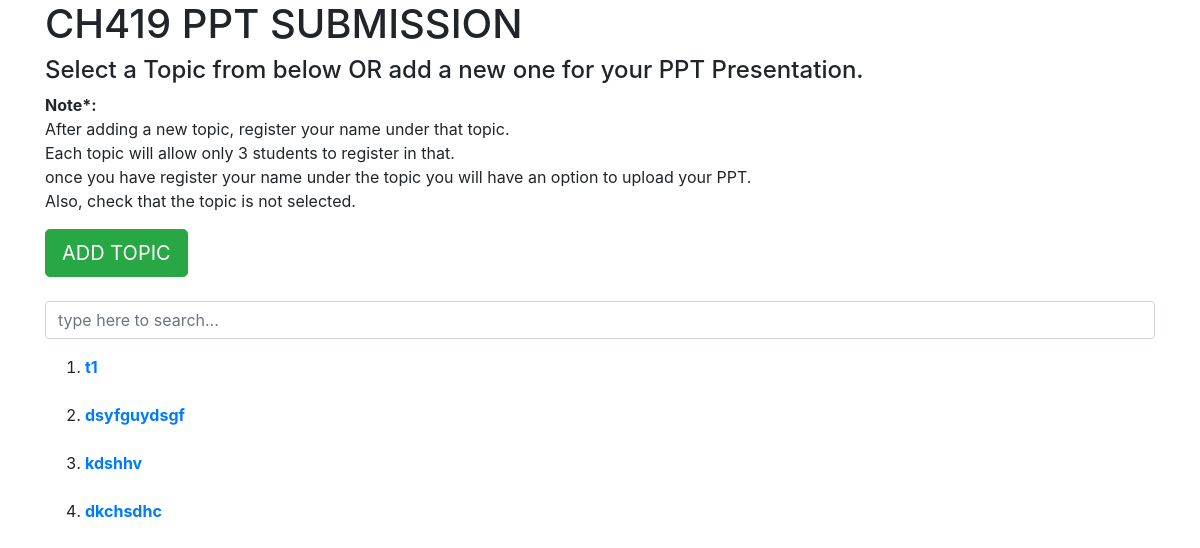
The app's page /, older data.
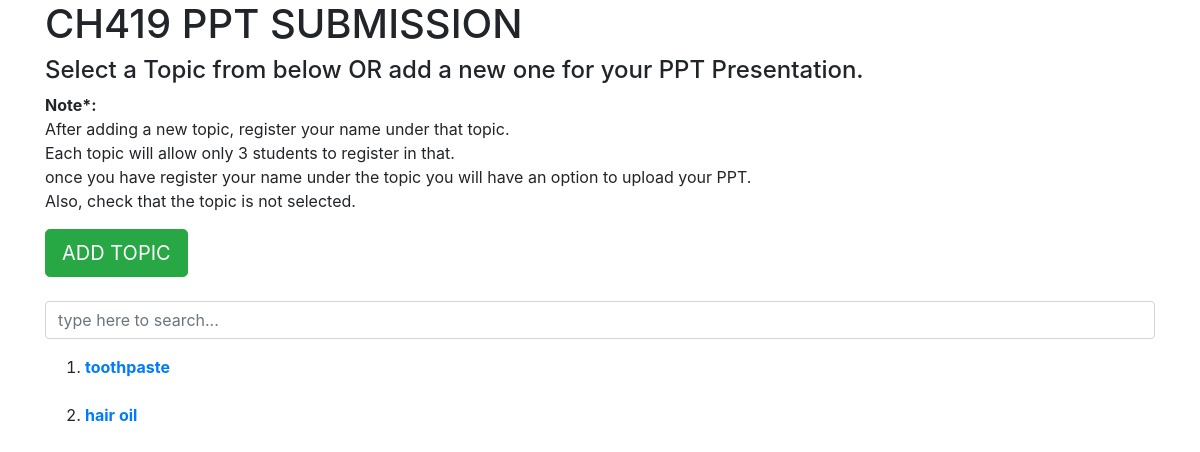
The same page, newer data.
### ppt_submission/models.py (models this page shows)
class Topic(models.Model):
    topic_name = models.CharField(max_length=100,unique=True,blank=False)

### ppt_submission/views.py (the view)
# urls.py: path('',views.Topics,name="topic"),
def Topics(request):
    topics = Topic.objects.all()
    topics_json = json.dumps(list(Topic.objects.values()))
    return render(request,"topics.html",{"topics":topics,"topics_json":topics_json})

### ppt_submission/templates/topics.html (shortened to what this page needs)
{% load static %}
<!DOCTYPE html>
<html lang="en">
<head>
    <link rel="stylesheet" href="https://cdn.jsdelivr.net/npm/bootstrap@4.0.0/dist/css/bootstrap.min.css">
</head>
<body>
    <div class="container">
            <h1>CH419 PPT SUBMISSION</h1>
            <h4>Select a Topic from below OR add a new one for your PPT Presentation.</h4>
            <p><strong>Note*:</strong><br>After adding a new topic, register your name under that topic.<br>
                Each topic will allow only 3 students to register in that.<br>
                once you have register your name under the topic you will have an option to upload your PPT.<br>
                Also, check that the topic is not selected.
            </p>
        <a class="btn btn-success btn-lg" href="{% url 'add_topic' %}">ADD TOPIC</a>
        <br>
        <br>
        <input id="search_here" class="form-control mb-3" placeholder="type here to search...">
        <ol>
        <div id="box">
            {% for topic in topics %}
            <li><a  href="/{{topic.id}}"><strong>{{topic.topic_name}}</strong></a></li>
            <br>
            {% endfor %}
        </div>
        </ol>
    </div>
</body>
</html>

Row changes from the older to the newer data that the page shows:
removed Topic: topic_name "kdshhv"
removed Topic: topic_name "dkchsdhc"
changed Topic: topic_name "t1" → "toothpaste"
changed Topic: topic_name "dsyfguydsgf" → "hair oil"
